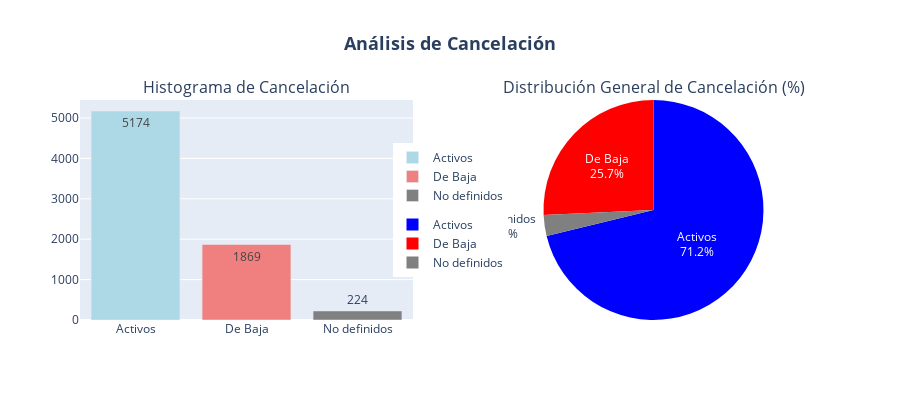

Write notebook code for a chart like this one.
### Code cell
import pandas as pd
import plotly.graph_objects as go
from plotly.subplots import make_subplots

# Create subplots: 1 row, 2 columns
fig_subplots = make_subplots(rows=1, cols=2, specs=[[{'type':'bar'}, {'type':'domain'}]],
                            subplot_titles=('Histograma de Cancelación', 'Distribución General de Cancelación (%)'))

# Generate data for the bar chart (counts of cancellation)
cancelacion_counts = df_clientes['Cancelacion'].value_counts().reset_index()
cancelacion_counts.columns = ['Cancelacion', 'Count']

# Map string values to integers for sorting and plotting
cancelacion_map = {'No': 0, 'Yes': 1, '-1': -1}
# Ensure all Cancelacion values are strings for mapping
cancelacion_counts['Cancelacion'] = cancelacion_counts['Cancelacion'].astype(str)
cancelacion_counts['Cancelacion_Num'] = cancelacion_counts['Cancelacion'].map(cancelacion_map).astype(int)

# Map numerical values to text labels for plotting
cancellation_map = {0: 'Activos', 1: 'De Baja', -1: 'No definidos'}
cancelacion_counts['Cancelacion_Text'] = cancelacion_counts['Cancelacion_Num'].map(cancellation_map)

# Define colors for each category
colors = {'Activos': 'lightblue', 'De Baja': 'lightcoral', 'No definidos': 'gray'}

# Sort by the numerical value to ensure consistent order for plotting and colors
cancelacion_counts = cancelacion_counts.sort_values('Cancelacion_Num')

# Add bar traces for each cancellation category to the first subplot
for status_num, text_status in cancellation_map.items():
    subset = cancelacion_counts[cancelacion_counts['Cancelacion_Num'] == status_num]
    if not subset.empty:
        fig_subplots.add_trace(go.Bar(x=[text_status], y=[subset['Count'].iloc[0]], # Use list for x and y to plot single bar
                                text=[subset['Count'].iloc[0]], textposition='auto',
                                marker_color=colors[text_status], # Set color
                                name=text_status, # Set legend name for each category
                                showlegend=True, legendgroup='group1'), # Show legend and assign legend group
                                row=1, col=1)

# Prepare data for the pie chart (Overall Churn Percentage)
# Check if overall_churn_rate is defined, if not, calculate it
if 'overall_churn_rate' not in locals() or overall_churn_rate is None:
    # Ensure all values are strings before mapping
    overall_churn_rate = df_clientes['Cancelacion'].astype(str).map(cancelacion_map).value_counts(normalize=True) * 100

# Sort overall_churn_rate by index to ensure consistent colors and labels
overall_churn_rate = df_clientes['Cancelacion'].astype(str).map(cancelacion_map).value_counts(normalize=True) * 100
overall_churn_rate_sorted = overall_churn_rate.sort_index()

labels = [cancellation_map.get(i, str(i)) for i in overall_churn_rate_sorted.index]
values = overall_churn_rate_sorted.values.tolist()

# Define colors for the pie chart slices based on the sorted index values
# Mapping: -1 (Desconocida) -> gray, 0 (No Cancelacion) -> blue, 1 (Cancelacion) -> red
pie_colors_map = {-1: 'gray', 0: 'blue', 1: 'red'}
pie_colors = [pie_colors_map.get(i, 'gray') for i in overall_churn_rate_sorted.index]

# Add pie chart trace to the second subplot
fig_subplots.add_trace(go.Pie(labels=labels, values=values, textinfo='percent+label', name='Cancelación General',
                        marker=dict(colors=pie_colors), # Set colors for pie slices
                        showlegend=True, legendgroup='group2'), # Show legend and assign legend group
                        row=1, col=2)

# Update layout (main title and legend)
fig_subplots.update_layout(height=400, showlegend=True,
                        title=dict(text='<b>Análisis de Cancelación</b>', font=dict(size=18), x=0.5, xanchor='center'), # Center the main title
                        legend=dict(x=0.5, y=0.5, xanchor='center', yanchor='middle')) # Position legend at the exact center

# Show the combined figure
fig_subplots.show()

# Export the figure
fig_subplots.write_html("1.analisis_cancelacion.html")
print("Gráfico exportado como 'analisis_cancelacion.html'")

### Figure 1 — Plotly figure (JSON) as saved in the notebook; plotly's stock layout.template omitted (floating-point values rounded to 4 significant figures)
{"data": [{"legendgroup": "group1", "marker": {"color": "lightblue"}, "name": "Activos", "showlegend": true, "text": ["5174"], "textposition": "auto", "type": "bar", "x": ["Activos"], "xaxis": "x", "y": [5174], "yaxis": "y"}, {"legendgroup": "group1", "marker": {"color": "lightcoral"}, "name": "De Baja", "showlegend": true, "text": ["1869"], "textposition": "auto", "type": "bar", "x": ["De Baja"], "xaxis": "x", "y": [1869], "yaxis": "y"}, {"legendgroup": "group1", "marker": {"color": "gray"}, "name": "No definidos", "showlegend": true, "text": ["224"], "textposition": "auto", "type": "bar", "x": ["No definidos"], "xaxis": "x", "y": [224], "yaxis": "y"}, {"domain": {"x": [0.55, 1], "y": [0, 1]}, "labels": ["No definidos", "Activos", "De Baja"], "legendgroup": "group2", "marker": {"colors": ["gray", "blue", "red"]}, "name": "Cancelación General", "showlegend": true, "textinfo": "percent+label", "type": "pie", "values": [3.082, 71.2, 25.72]}], "layout": {"annotations": [{"font": {"size": 16}, "showarrow": false, "text": "Histograma de Cancelación", "x": 0.225, "xanchor": "center", "xref": "paper", "y": 1, "yanchor": "bottom", "yref": "paper"}, {"font": {"size": 16}, "showarrow": false, "text": "Distribución General de Cancelación (%)", "x": 0.775, "xanchor": "center", "xref": "paper", "y": 1, "yanchor": "bottom", "yref": "paper"}], "height": 400, "legend": {"x": 0.5, "xanchor": "center", "y": 0.5, "yanchor": "middle"}, "showlegend": true, "title": {"font": {"size": 18}, "text": "<b>Análisis de Cancelación</b>", "x": 0.5, "xanchor": "center"}, "xaxis": {"anchor": "y", "domain": [0, 0.45]}, "yaxis": {"anchor": "x", "domain": [0, 1]}}}
